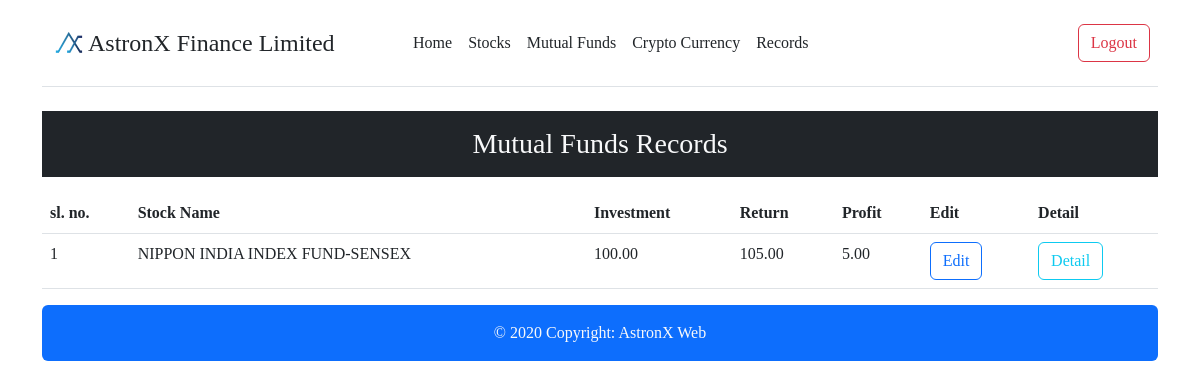
The page /mutual_fund_record (signed in) on the database its author committed.
### main/models.py (models this page shows, shortened)
class mutual_fund_directory(models.Model):
    mutual_fund_name_in_database=models.CharField(default='',max_length=30)
    mutual_fund_type_in_database=models.CharField(default='',max_length=30)
    mutual_fund_created_time_in_database=models.DateTimeField(auto_now_add=True)
    mutual_investment_in_database=models.DecimalField(default=0,max_digits=10, decimal_places=2)
    mutual_fund_return_in_database=models.DecimalField(default=0,max_digits=10, decimal_places=2)
    mutual_fund_profit_in_database=models.DecimalField(default=0,max_digits=10, decimal_places=2)

### main/views.py (the view)
# urls.py: path('mutual_fund_record',views.mutual_fund_record,name='mutual_fund_record'),
@login_required
def mutual_fund_record(request,*args, **kwargs):
    fund_data=mutual_fund_directory.objects.all()
    return render(request,'mutual_fund_record.html',{'dataline':fund_data})

### templates/mutual_fund_record.html (shortened to what this page needs)
{% extends 'base.html' %}
{% load static %}
{% block body %}
<div class="container">
    <div class="fluid bg-dark">
        <center>
            <h3 class="text-light m-3 p-3">Mutual Funds Records</h3>
        </center>
    </div>
    <table class="table">
        <thead>
          <tr>
            <th scope="col">sl. no.</th>
            <th scope="col">Stock Name</th>
            <th scope="col">Investment</th>
            <th scope="col">Return</th>
            <th scope="col">Profit</th>
            <th scope="col">Edit</th>
            <th scope="col">Detail</th>
          </tr>
        </thead>
        <tbody>
            {% for i in dataline %}
          <tr>
            <td scope="row">{{forloop.counter}}</td>
            <td>{{i.mutual_fund_name_in_database}}</td>
            <td>{{i.mutual_investment_in_database}}</td>
            <td>{{i.mutual_fund_return_in_database}}</td>
            <td>{{i.mutual_fund_profit_in_database}}</td>
            <td><a href="{% url 'mutual_fund_edit' i.pk %}"><button type="button" class="btn btn-outline-primary">Edit</button></a></td>
            <td><a href="{% url 'mutual_fund_detail' i.pk %}"><button type="button" class="btn btn-outline-info">Detail</button></a></td>
          </tr>
          {% endfor %}
        </tbody>
      </table>
</div>
{% endblock body %}

### templates/base.html (style rules this page uses)
body { font-family: 'Times New Roman', Times, serif; }

### rows shown on the page
mutual_fund_directory: mutual_fund_name_in_database "NIPPON INDIA INDEX FUND-SENSEX", mutual_investment_in_database "100.00", mutual_fund_return_in_database "105.00", mutual_fund_profit_in_database "5.00"
